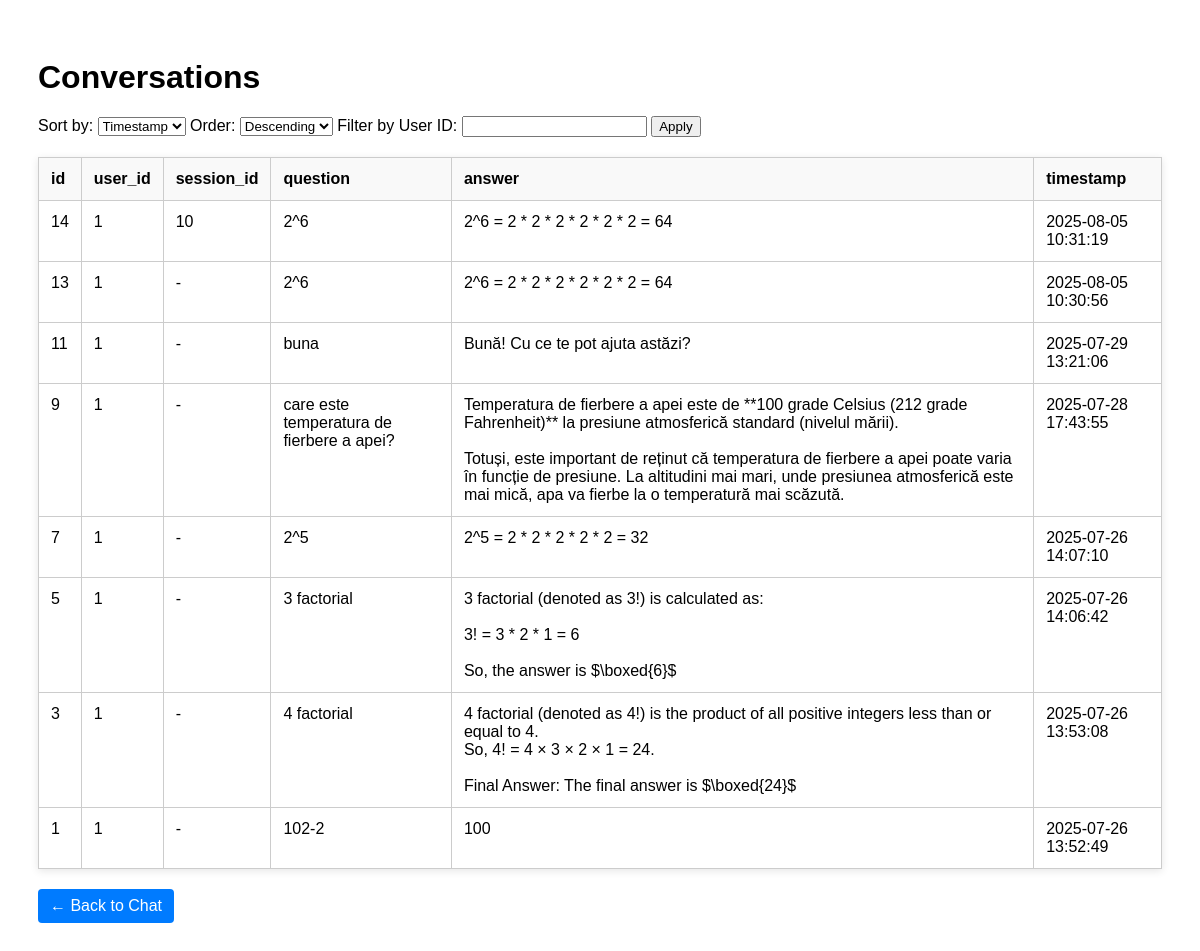
/conversations, run on the app's committed database.
### tables this page shows
CREATE TABLE conversations (
                id INTEGER PRIMARY KEY AUTOINCREMENT,
                user_id INTEGER NOT NULL,
                session_id INTEGER,
                question TEXT NOT NULL,
                answer TEXT NOT NULL,
                timestamp TEXT NOT NULL,
                FOREIGN KEY (user_id) REFERENCES users(id),
                FOREIGN KEY (session_id) REFERENCES sessions(id)
            );

### backend/admin_routes.py (the view)
@admin_routes.route("/conversations")
def show_conversations():
    sort_by = request.args.get("sort_by", "timestamp")
    order = request.args.get("order", "desc")
    user_filter = request.args.get("user_id")
    if sort_by not in ["timestamp", "user_id"]:
        sort_by = "timestamp"
    if order not in ["asc", "desc"]:
        order = "desc"
    conn = sqlite3.connect(DB_PATH)
    cursor = conn.cursor()
    if user_filter and user_filter.isdigit():
        query = f"""
            SELECT id, user_id, session_id, question, answer, timestamp
            FROM conversations
            WHERE user_id = ?
            ORDER BY {sort_by} {order.upper()}
        """
        cursor.execute(query, (int(user_filter),))
    else:
        query = f"""
            SELECT id, user_id, session_id, question, answer, timestamp
            FROM conversations
            ORDER BY {sort_by} {order.upper()}
        """
        cursor.execute(query)
    rows = cursor.fetchall()
    conn.close()
    return render_template("conversations.html", conversations=rows,
                           sort_by=sort_by, order=order, user_filter=user_filter or "")

### frontend/templates/conversations.html (shortened to what this page needs)
<!DOCTYPE html>
<html>
<head>
</head>
<body>
    <h1>Conversations</h1>
    <form method="get" style="margin-bottom: 20px;">
        Sort by:
        <select name="sort_by">
            <option value="timestamp" {% if sort_by == "timestamp" %}selected{% endif %}>Timestamp</option>
        </select>
        Order:
        <select name="order">
            <option value="desc" {% if order == "desc" %}selected{% endif %}>Descending</option>
        </select>
        Filter by User ID:
        <input type="text" name="user_id" value="{{ user_filter }}">
        <button type="submit">Apply</button>
    </form>
    <table>
        <thead>
            <tr>
                <th>id</th>
                <th>user_id</th>
                <th>session_id</th>
                <th>question</th>
                <th>answer</th>
                <th>timestamp</th>
            </tr>
        </thead>
        <tbody>
            {% for conv in conversations %}
            <tr>
                <td>{{ conv[0] }}</td>
                <td>{{ conv[1] }}</td>
                <td>{{ conv[2] or '-' }}</td>
                <td>{{ conv[3] }}</td>
                <td><pre>{{ conv[4] }}</pre></td>
                <td>{{ conv[5] }}</td>
            </tr>
            {% endfor %}
        </tbody>
    </table>
    <a class="back" href="{{ url_for('chat_view') }}">← Back to Chat</a>
</body>
</html>

### frontend/templates/conversations.html (style rules this page uses)
body { font-family: Arial, sans-serif; padding: 30px; background-color: #ffffff; }
h1 { font-size: 2rem; margin-bottom: 20px; }
table { width: 100%; border-collapse: collapse; box-shadow: 0 2px 8px rgba(0, 0, 0, 0.1); }
th, td { padding: 12px; border: 1px solid #ccc; vertical-align: top; text-align: left; }
th { background-color: #f9f9f9; }
td pre { margin: 0; white-space: pre-wrap; font-family: inherit; }
a.back { display: inline-block; margin-top: 20px; text-decoration: none; background-color: #007bff; color: white; padding: 8px 12px; border-radius: 4px; }

### data on the page
conversations: id "14", user "1", session "10", question "2^6", answer "2^6 = 2 * 2 * 2 * 2 * 2 * 2 = 64", timestamp "2025-08-05 10:31:19"
conversations: id "13", user "1", conv "-", question "2^6", answer "2^6 = 2 * 2 * 2 * 2 * 2 * 2 = 64", timestamp "2025-08-05 10:30:56"
conversations: id "11", user "1", conv "-", question "buna", answer "Bună! Cu ce te pot ajuta astăzi?", timestamp "2025-07-29 13:21:06"
conversations: id "9", user "1", conv "-", question "care este temperatura de fierbere a apei?", answer "Temperatura de fierbere a apei este de **100 grade Celsius (212 grade Fahrenheit)** la presiune atmosferică standard (nivelul mării). Totuși, este important de reținut că temperatura de fierbere a apei poate varia în funcție de presiune. La altitudini mai mari, unde presiunea atmosferică este mai mică, apa va fierbe la o temperatură mai scăzută.", timestamp "2025-07-28 17:43:55"
conversations: id "7", user "1", conv "-", question "2^5", answer "2^5 = 2 * 2 * 2 * 2 * 2 = 32", timestamp "2025-07-26 14:07:10"
conversations: id "5", user "1", conv "-", question "3 factorial", answer "3 factorial (denoted as 3!) is calculated as: 3! = 3 * 2 * 1 = 6 So, the answer is $\\boxed{6}$", timestamp "2025-07-26 14:06:42"
conversations: id "3", user "1", conv "-", question "4 factorial", answer "4 factorial (denoted as 4!) is the product of all positive integers less than or equal to 4. So, 4! = 4 × 3 × 2 × 1 = 24. Final Answer: The final answer is $\\boxed{24}$", timestamp "2025-07-26 13:53:08"
conversations: id "1", user "1", conv "-", question "102-2", answer "100", timestamp "2025-07-26 13:52:49"
